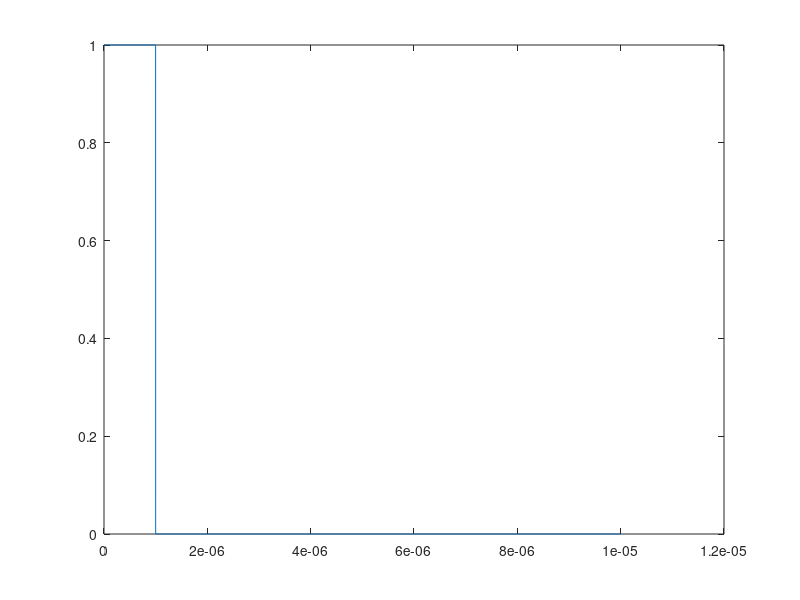
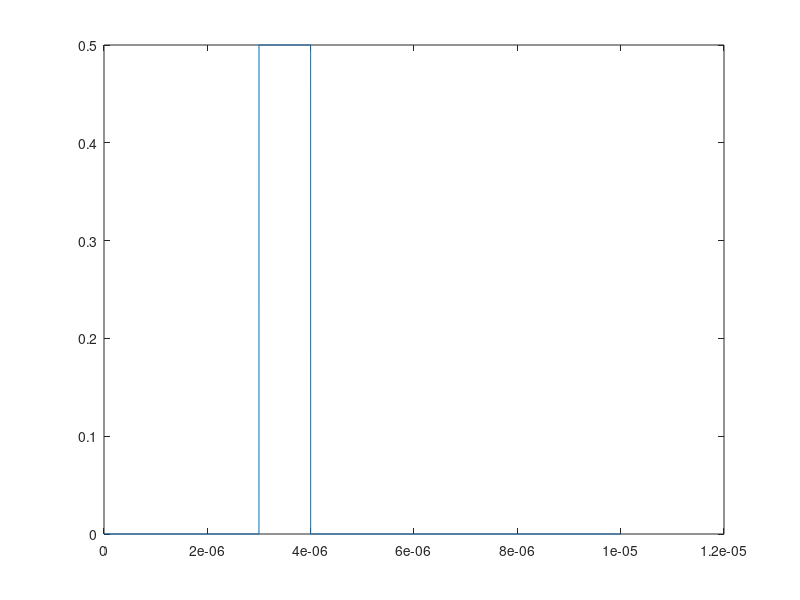

Write MATLAB code to recreate these figures, in order.
clc;
close all;
clear;

ts = 1e-9;
t = 0:ts:1e-5;
x = zeros(size(t));
t_size = length (t);
n = round (t_size / 10);
x(1:n) = ones(1,n);
figure
plot (t, x)


x2 = zeros(size(t));
x2(3001:3001+n-1) = 0.5*ones(1,n);
figure
plot (t, x2)